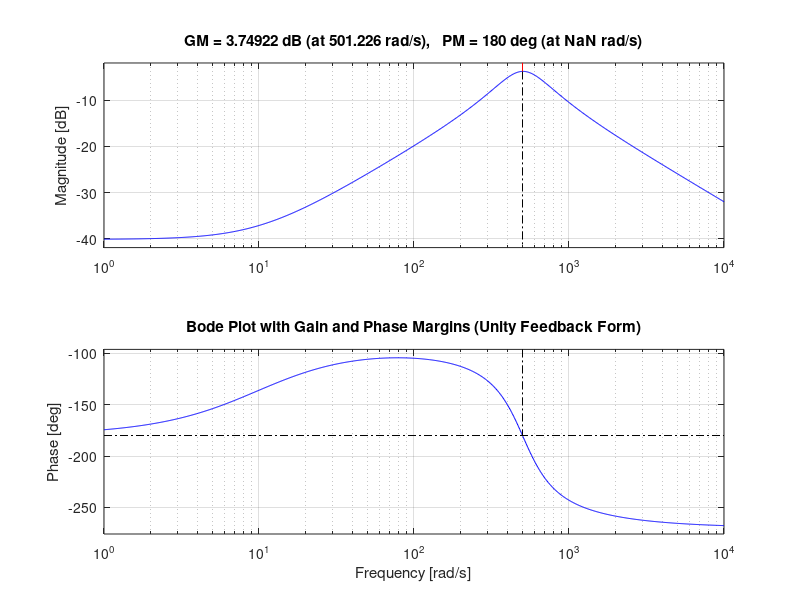
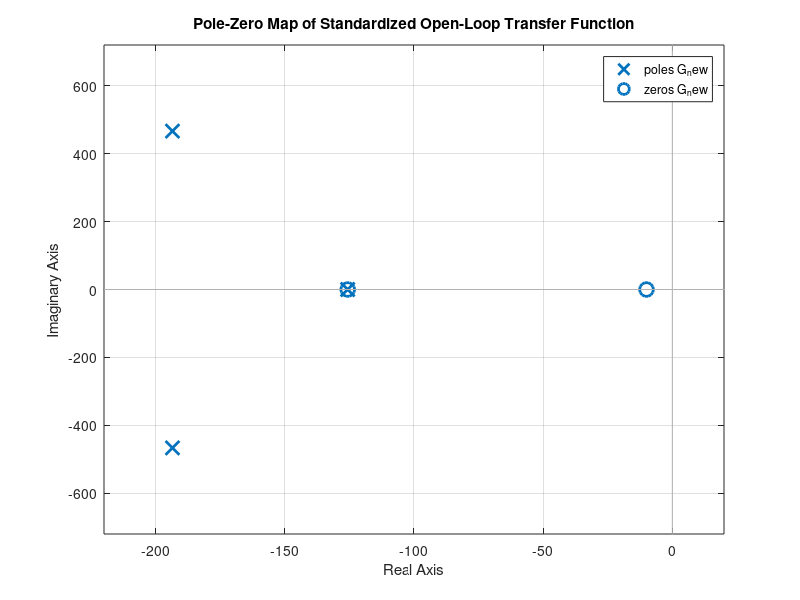
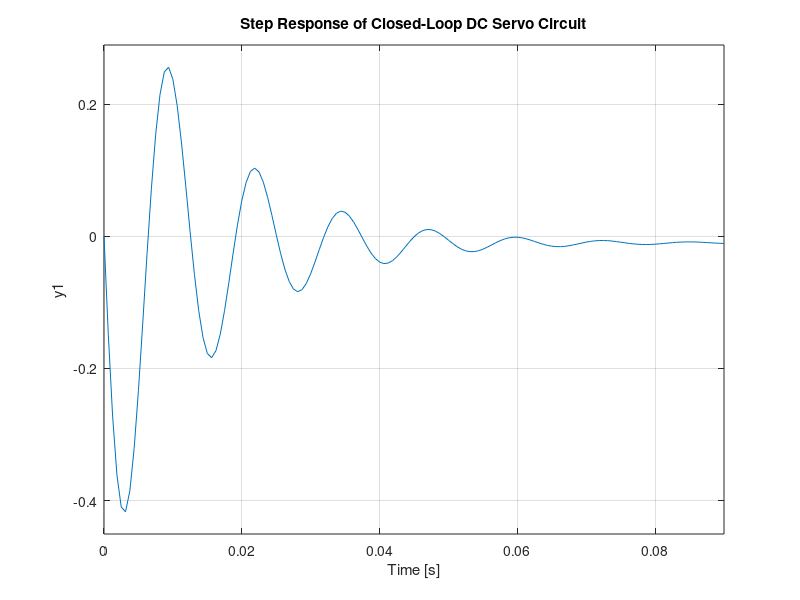

MATLAB code to generate these figures, in order:
%% DC Servo Stability Analysis
% Analysis of stability using standard unity negative feedback conversion
% For audio amplifier DC offset cancellation (servo loop)

clear; close all; clc;

%% Section A - Define Parameters

% Amplifier parameters
A_amp = -2;                 % Audio amplifier DC gain (example)
fp_amp = 20;             % Amplifier dominant pole frequency (Hz)
w_amp = 2*pi*fp_amp;       % Amplifier dominant pole frequency (rad/s)

% Realistic integrator parameters
R_int = 10e3;              % Integrator input resistor (Ohms)
C_int = 1e-7;               % Integrator capacitor (Farads)
Rp_int = 10e5;              % Parallel resistor to limit DC gain (Ohms)

% Op-amp integrator gain: 1/(sRC), with DC-limiting resistor (Rp)

%% Section B - Transfer Function Definitions

s = tf('s');

% Amplifier transfer function (single pole amplifier)
G_amp = A_amp / (1 + s/w_amp);

% Integrator transfer function with parallel resistor Rp
G_int = - (Rp_int / (R_int * (1 + s*Rp_int*C_int)));

% Original open-loop transfer function (alpha path: G_amp, feedback beta: integrator)
G_open_original = G_amp * G_int;

% Non-unity feedback function beta = G_int
beta = G_int;

% Standard unity negative feedback conversion:
% G_new = G_alpha / (1 - G_alpha*(1 - beta))
G_new = G_amp / (1 - G_amp*(1 - beta));

%% Section C - Stability Analysis (Bode, Margin)

figure('Name','Bode Plot - Standardized Open-Loop');
margin(G_new);
grid on;
title('Bode Plot with Gain and Phase Margins (Unity Feedback Form)');

%% Section D - Pole-Zero Analysis

figure('Name','Pole-Zero Map');
pzmap(G_new);
grid on;
title('Pole-Zero Map of Standardized Open-Loop Transfer Function');

%% Section E - Step Response Analysis

figure('Name','Step Response Closed Loop');
T_closed = feedback(G_amp, beta);
step(T_closed);
grid on;
title('Step Response of Closed-Loop DC Servo Circuit');

%% Section F - Display Stability Margins Numerically

[GM, PM, Wcg, Wcp] = margin(G_new);

fprintf('Gain Margin: %.2f dB at %.2f Hz\n', 20*log10(GM), Wcg/(2*pi));
fprintf('Phase Margin: %.2f deg at %.2f Hz\n', PM, Wcp/(2*pi));
